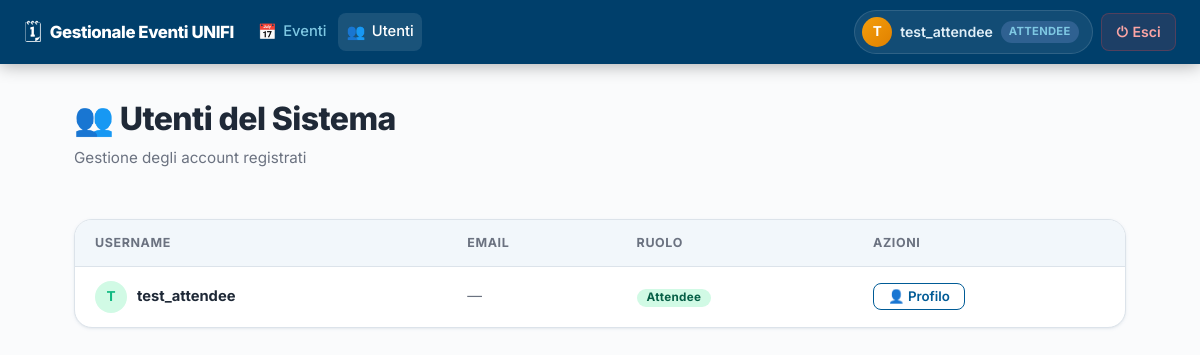
The page /users/lista/ (signed in) on the database as committed earlier.
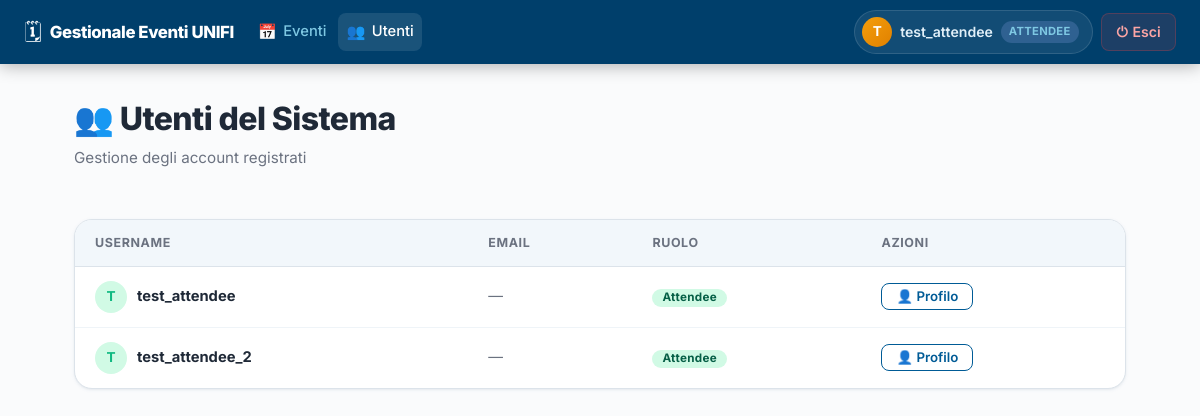
The same page on the database as committed later.
### users/models.py (models this page shows, shortened)
class CustomUser(AbstractUser):
    RUOLO_CHOICES = [
        ('ORGANIZER', 'Organizzatore'),
        ('ATTENDEE', 'Partecipante'),
    ]
    ruolo = models.CharField(max_length=20, choices=RUOLO_CHOICES, default='ATTENDEE')
    telefono = models.CharField(max_length=15, blank=True, null=True)
    organizer_attivo = models.BooleanField(default=True)

### users/views.py (the view)
# urls.py: path('lista/', UserListView.as_view(), name='lista_utenti'),
class UserListView(LoginRequiredMixin, ListView):
    model = CustomUser
    template_name = 'users/lista_utenti.html'
    context_object_name = 'utenti'
    def get_queryset(self):
        user = self.request.user
        qs = CustomUser.objects.all().order_by('username')
        if user.ruolo == 'ATTENDEE' and not user.is_superuser:
            return qs.filter(ruolo='ATTENDEE')
        ruolo_filter = self.request.GET.get('ruolo', '')
        if ruolo_filter in ('ORGANIZER', 'ATTENDEE'):
            qs = qs.filter(ruolo=ruolo_filter)
        return qs[:20]
    def get_context_data(self, **kwargs):
        context = super().get_context_data(**kwargs)
        context['ruolo_filter'] = self.request.GET.get('ruolo', '')
        return context

### users/templates/users/lista_utenti.html (shortened to what this page needs)
{% extends 'events/base.html' %}
{% load static %}
{% block nav_active_utenti %}active{% endblock %}
{% block content %}
<div class="page-header d-flex flex-wrap justify-content-between align-items-start gap-3">
    <div>
        <h1 class="page-title">👥 Utenti del Sistema</h1>
        <p class="page-subtitle">Gestione degli account registrati</p>
    </div>
</div>
<div class="table-wrapper">
    <table>
        <thead>
            <tr>
                <th>Username</th>
                <th>Email</th>
                <th>Ruolo</th>
                <th>Azioni</th>
            </tr>
        </thead>
        <tbody>
            {% for utente in utenti %}
            <tr>
                <td>
                    <div style="display:flex; align-items:center; gap:10px;">
                        <div style="width:32px; height:32px; border-radius:50%;
                                    background:{% if utente.ruolo == 'ORGANIZER' %}var(--color-primary-light){% else %}var(--color-success-light){% endif %};
                                    color:{% if utente.ruolo == 'ORGANIZER' %}var(--color-primary){% else %}var(--color-success){% endif %};
                                    font-weight:700; display:flex; align-items:center;
                                    justify-content:center; font-size:.85rem; flex-shrink:0;">
                            {{ utente.username|slice:":1"|upper }}
                        </div>
                        <strong>{{ utente.username }}</strong>
                    </div>
                </td>
                <td style="color:var(--text-secondary);">{{ utente.email|default:"—" }}</td>
                <td>
                    {% if utente.ruolo == 'ORGANIZER' %}
                    <span class="badge badge-organizer">Organizer</span>
                    {% else %}
                    <span class="badge badge-attendee">Attendee</span>
                    {% endif %}
                </td>
                <td>
                    <div style="display:flex; gap:8px; flex-wrap:wrap; align-items:center;">
                        <a href="{% url 'dettaglio_profilo' utente.pk %}" class="btn btn-sm btn-outline">
                            👤 Profilo
                        </a>
                    </div>
                </td>
            </tr>
            {% endfor %}
        </tbody>
    </table>
</div>
{% endblock %}

### events/templates/events/base.html (shortened to what this page needs)
{% load static %}
<!DOCTYPE html>
<html lang="it">
<head>
    <link href="https://cdn.jsdelivr.net/npm/bootstrap@5.3.3/dist/css/bootstrap.min.css" rel="stylesheet">
    <link rel="stylesheet" href="https://cdn.jsdelivr.net/npm/bootstrap-icons@1.11.3/font/bootstrap-icons.min.css">
    <link rel="stylesheet" href="{% static 'events/css/style.css' %}?v=3">
</head>
<body>
    <nav class="navbar navbar-expand-md navbar-dark fixed-top px-3 px-md-4" id="main-navbar">
        <div class="navbar-brand d-flex align-items-center gap-2">
            <span class="navbar-logo">🗓</span>
            <span class="navbar-title">Gestionale Eventi UNIFI</span>
        </div>
        <div class="collapse navbar-collapse" id="navbarContent">
            <ul class="navbar-nav me-auto gap-1 mt-2 mt-md-0">
                <li class="nav-item">
                    <a href="{% url 'lista_eventi' %}" class="nav-link {% block nav_active_eventi %}{% endblock %}">
                        <span class="nav-icon">📅</span> Eventi
                    </a>
                </li>
                <li class="nav-item">
                    <a href="{% url 'lista_utenti' %}" class="nav-link {% block nav_active_utenti %}{% endblock %}">
                        <span class="nav-icon">👥</span> Utenti
                    </a>
                </li>
            </ul>
            <div class="d-flex align-items-center gap-2 mt-3 mt-md-0 mb-2 mb-md-0">
                <a href="{% url 'dettaglio_profilo' user.pk %}" class="nav-user-badge" id="nav-profile-link">
                    <span class="nav-avatar">{{ user.username|slice:":1"|upper }}</span>
                    <span class="nav-username">{{ user.username }}</span>
                    <span class="nav-role-chip">{{ user.ruolo }}</span>
                </a>
                <form action="{% url 'logout' %}" method="post" class="m-0">
                    <button type="submit" class="nav-logout-btn" id="nav-logout-btn">
                        <span>⏻</span> Esci
                    </button>
                </form>
            </div>
        </div>
    </nav>
    <div class="page-wrapper">
        {% block content %}{% endblock %}
    </div>
</body>
</html>

Rows that differ between the two databases and show on the page:
added CustomUser: username "T", username "test_attendee_2", email "—", ruolo "Attendee"
